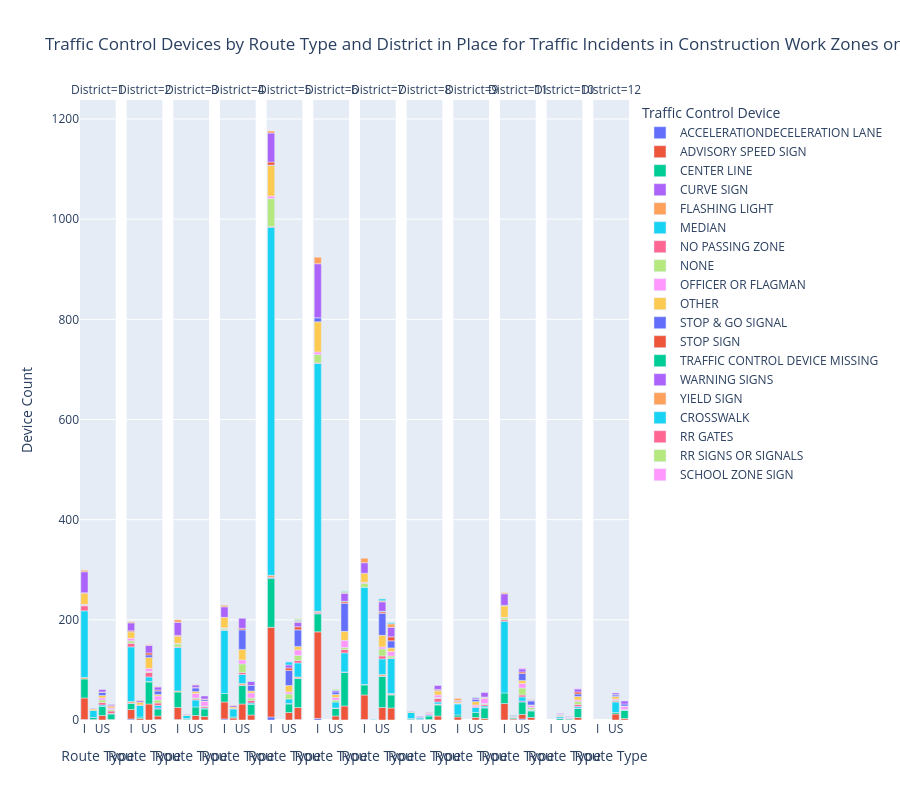

Source (notebook cell):
### Code cell
# Create a bar chart with Plotly
fig = px.bar(
    df,
    x='Route_Type',
    y='Count',
    color='TrafficControl',
    facet_col='District',
    title='Traffic Control Devices by Route Type and District in Place for Traffic Incidents in Construction Work Zones on State-maintained Routes 2020-2024',
    labels={'Route_Type': 'Route Type', 'Count': 'Device Count', 'TrafficControl': 'Traffic Control Device', 'District': 'District'},
    category_orders={'Route_Type': category_order},
    height=800

)

# Show the plot
fig.show()
